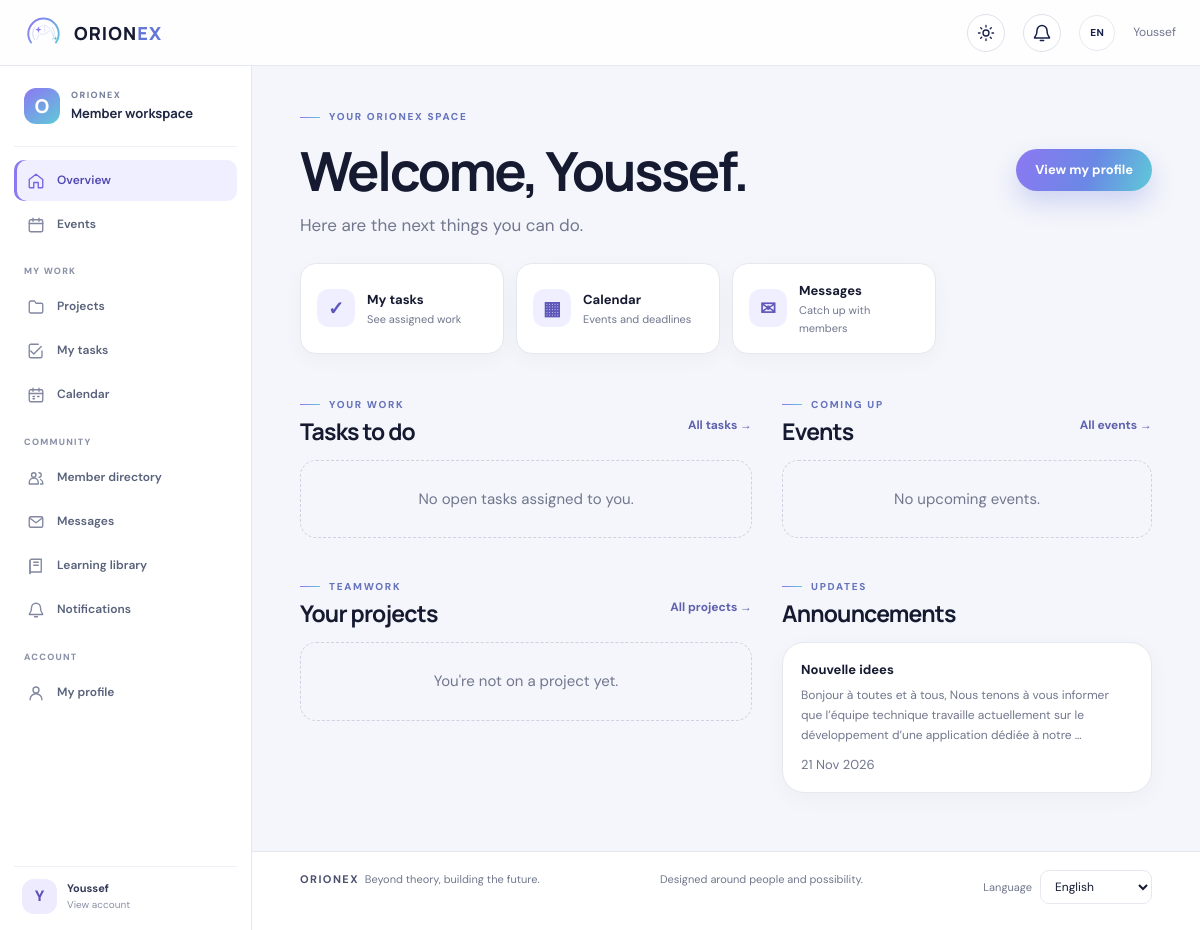
The page /home/ (signed in) on the database its author committed.
### core/models.py (models this page shows, shortened)
class Announcement(models.Model):
    title = models.CharField(max_length=200)
    message = models.TextField()
    event = models.ForeignKey(Event, on_delete=models.SET_NULL, null=True, blank=True)
    created_at = models.DateTimeField(auto_now_add=True)
    published = models.BooleanField(default=True)
    class Meta:
        ordering = ["-created_at"]

### core/views.py (the view)
# urls.py: path('home/', views.home),
@login_required
def home(request):
    upcoming = Event.objects.filter(date__gte=timezone.now()).order_by("date")[:4]
    announcements = Announcement.objects.filter(published=True).select_related("event")[:20]
    unread = Message.objects.filter(recipient=request.user, is_read=False).count()
    member = Member.objects.filter(user=request.user).first()
    my_tasks = Task.objects.filter(assignees=member, status__in=["todo", "active"]).select_related("project").order_by("due_date", "priority")[:5] if member else Task.objects.none()
    my_projects = Project.objects.filter(Q(members=member) | Q(leader=member)).distinct().order_by("status", "due_date")[:4] if member else Project.objects.none()
    is_manager = _can_manage_projects(request.user)
    admin_summary = {}
    if is_manager:
        admin_summary["upcoming_events"] = Event.objects.filter(date__gte=timezone.now()).count()
    if has_capability(request.user, "can_manage_guests"):
        admin_summary["pending_guests"] = Guest.objects.filter(status="pending").count()
    if has_capability(request.user, "can_manage_members"):
        admin_summary["pending_applications"] = JoinApplication.objects.filter(status="pending").count()
    if has_capability(request.user, "can_manage_announcements"):
        admin_summary["announcement_link"] = "/announcements/"
    return render(
        request,
        "core/home.html",
        {"upcoming": upcoming, "announcements": announcements, "unread": unread, "member": member, "my_tasks": my_tasks, "my_projects": my_projects, "dashboard_admin": bool(admin_summary), "admin_summary": admin_summary},
    )

### core/context_processors.py (called while the page is built)
def member_capabilities(request):
    unread_notifications = Notification.objects.filter(
        recipient=request.user, read_at__isnull=True
    ).count() if request.user.is_authenticated else 0
    unread_messages = Message.objects.filter(recipient=request.user, is_read=False).count() if request.user.is_authenticated else 0
    return {
        "capabilities": {
            capability: has_capability(request.user, capability)
            for capability in CAPABILITIES
        },
        "notification_unread": unread_notifications,
        "unread": unread_messages,
    }

### core/permissions.py (called while the page is built)
def has_capability(user, capability):
    if not user.is_authenticated:
        return False
    if user.is_superuser:
        return True
    try:
        member = user.member
    except user._meta.model.member.RelatedObjectDoesNotExist:
        member = None
    return bool(member and getattr(member, capability, False))

### core/views.py (called while the page is built)
def _can_manage_projects(user):
    return has_capability(user, "can_manage_members") or has_capability(user, "can_manage_events")

### core/templates/core/home.html (shortened to what this page needs)
{% extends 'core/base.html' %}
{% block body %}
<main class="page dashboard-page">
  <section class="dashboard-welcome">
    <div><span class="eyebrow">Your Orionex space</span><h1>Welcome, {{ user.first_name|default:user.username }}.</h1><p class="lede">Here are the next things you can do.</p></div>
    <a class="button button-glow" href="/profile/">View my profile</a>
  </section>
  <section class="dashboard-quicklinks" aria-label="Quick links">
    {% if capabilities.can_access_projects %}<a class="quicklink-card" href="/tasks/"><span class="quicklink-icon">✓</span><span><b>My tasks</b><small>See assigned work</small></span></a>{% endif %}
    {% if capabilities.can_access_calendar %}<a class="quicklink-card" href="/calendar/"><span class="quicklink-icon">▦</span><span><b>Calendar</b><small>Events and deadlines</small></span></a>{% endif %}
    {% if capabilities.can_access_messages %}<a class="quicklink-card" href="/messages/"><span class="quicklink-icon">✉</span><span><b>Messages</b><small>{% if unread %}{{ unread }} unread{% else %}Catch up with members{% endif %}</small></span></a>{% endif %}
  </section>
  <div class="dashboard-columns">
    {% if capabilities.can_access_projects %}<section>
      <div class="dashboard-section-heading"><div><span class="eyebrow">Your work</span><h2>Tasks to do</h2></div><a class="text-link" href="/tasks/">All tasks →</a></div>
      <div class="stack">
        {% for task in my_tasks %}<a class="card dashboard-list-card" href="/projects/{{ task.project_id }}/"><div><b>{{ task.title }}</b><span class="meta">{{ task.project.title }}{% if task.due_date %} · Due {{ task.due_date|date:'d M' }}{% endif %}</span></div><span class="badge">{{ task.get_status_display }}</span></a>
        {% empty %}<div class="empty">No open tasks assigned to you.</div>{% endfor %}
      </div>
      <div class="dashboard-section-heading dashboard-subheading"><div><span class="eyebrow">Teamwork</span><h2>Your projects</h2></div><a class="text-link" href="/projects/">All projects →</a></div>
      <div class="stack">
        {% for project in my_projects %}<a class="card dashboard-list-card" href="/projects/{{ project.id }}/"><div><b>{{ project.title }}</b><span class="meta">{{ project.tasks.count }} tasks{% if project.due_date %} · Due {{ project.due_date|date:'d M Y' }}{% endif %}</span></div><span class="badge">{{ project.get_status_display }}</span></a>
        {% empty %}<div class="empty">You're not on a project yet.</div>{% endfor %}
      </div>
    </section>{% endif %}
    <section>
      {% if capabilities.can_access_events %}
      <div class="dashboard-section-heading"><div><span class="eyebrow">Coming up</span><h2>Events</h2></div><a class="text-link" href="/activities/">All events →</a></div>
      <div class="stack">
        {% for event in upcoming %}<a class="card dashboard-list-card dashboard-event-card" href="/events/{{ event.id }}/"><div class="dashboard-event-date">{{ event.date|date:'D' }}<b>{{ event.date|date:'d' }}</b></div><div><b>{{ event.title }}</b><span class="meta">{{ event.date|date:'M Y · H:i' }}{% if event.place %} · {{ event.place }}{% endif %}</span></div></a>
        {% empty %}<div class="empty">No upcoming events.</div>{% endfor %}
      </div>
      {% endif %}
      <div class="dashboard-section-heading dashboard-subheading"><div><span class="eyebrow">Updates</span><h2>Announcements</h2></div></div>
      <div class="stack">
        {% for item in announcements|slice:':3' %}<article class="card dashboard-announcement"><b>{{ item.title }}</b><p>{{ item.message|truncatewords:24 }}</p><span class="meta">{{ item.created_at|date:'d M Y' }}</span></article>
        {% empty %}<div class="empty">No new announcements.</div>{% endfor %}
      </div>
    </section>
  </div>
</main>
{% endblock %}

### core/templates/core/base.html (shortened to what this page needs)
{% load static %}
<!doctype html>
<html lang="en">
<head>
  <link rel="stylesheet" href="{% static 'core/site.css' %}?v=member-workspace-2">
</head>
<body{% if user.is_authenticated %} class="workspace-app"{% endif %}>
  <header class="site-header{% if user.is_authenticated %} workspace-topbar{% endif %}">
    <div class="nav-wrap">
      <a class="brand" href="{% if user.is_authenticated %}/home/{% else %}/{% endif %}">
        <img src="{% static 'core/orionex-mark.svg' %}" alt="">
        <span>ORION<span style="color:#6176d6">EX</span></span>
      </a>
      <button type="button" class="theme-toggle" aria-label="Switch to dark mode" title="Switch to dark mode">
        <svg class="icon-sun" viewBox="0 0 24 24" aria-hidden="true"><circle cx="12" cy="12" r="4"></circle><path d="M12 2v2m0 16v2M4.93 4.93l1.42 1.42m11.3 11.3 1.42 1.42M2 12h2m16 0h2M4.93 19.07l1.42-1.42m11.3-11.3 1.42-1.42"></path></svg>
      </button>
      {% if user.is_authenticated and capabilities.can_access_notifications %}<a class="notification-nav-button" href="/notifications/" aria-label="Notifications" title="Notifications"><svg viewBox="0 0 24 24" aria-hidden="true"><path d="M18 9a6 6 0 0 0-12 0c0 7-3 7-3 9h18c0-2-3-2-3-9M10 21h4"/></svg></a>{% endif %}
      <button type="button" class="language-quick-toggle" aria-label="Switch language" title="Switch language">EN</button>
      {% if user.is_authenticated %}<span class="nav-user">{{ user.first_name|default:user.username }}</span>{% endif %}
    </div>
  </header>
  {% if user.is_authenticated %}
  <aside class="workspace-sidebar" id="workspace-sidebar" aria-label="Workspace navigation">
    <div class="workspace-sidebar-heading"><span class="workspace-mark">O</span><div><small>ORIONEX</small><strong>Member workspace</strong></div></div>
    <nav class="workspace-nav">
      <a class="{% if request.path == '/home/' %}active{% endif %}" href="/home/"><span class="workspace-nav-icon"><svg viewBox="0 0 24 24" aria-hidden="true"><path d="m3 10 9-7 9 7v10a1 1 0 0 1-1 1h-5v-7H9v7H4a1 1 0 0 1-1-1z"/></svg></span>Overview</a>
      <a class="{% if request.path == '/activities/' or '/events/' in request.path %}active{% endif %}" href="/activities/"><span class="workspace-nav-icon"><svg viewBox="0 0 24 24" aria-hidden="true"><rect x="3" y="5" width="18" height="16" rx="2"/><path d="M16 3v4M8 3v4M3 10h18"/></svg></span>Events</a>
      {% if capabilities.can_access_projects or capabilities.can_access_calendar %}<span class="workspace-nav-label">MY WORK</span>{% if capabilities.can_access_projects %}<a class="{% if '/projects/' in request.path %}active{% endif %}" href="/projects/"><span class="workspace-nav-icon"><svg viewBox="0 0 24 24" aria-hidden="true"><path d="M3 6a2 2 0 0 1 2-2h5l2 3h7a2 2 0 0 1 2 2v9a2 2 0 0 1-2 2H5a2 2 0 0 1-2-2z"/></svg></span>Projects</a><a class="{% if request.path == '/tasks/' %}active{% endif %}" href="/tasks/"><span class="workspace-nav-icon"><svg viewBox="0 0 24 24" aria-hidden="true"><path d="m5 12 4 4L19 6"/><path d="M20 12v7a2 2 0 0 1-2 2H5a2 2 0 0 1-2-2V5a2 2 0 0 1 2-2h10"/></svg></span>My tasks</a>{% endif %}{% if capabilities.can_access_calendar %}<a class="{% if request.path == '/calendar/' %}active{% endif %}" href="/calendar/"><span class="workspace-nav-icon"><svg viewBox="0 0 24 24" aria-hidden="true"><rect x="3" y="5" width="18" height="16" rx="2"/><path d="M16 3v4M8 3v4M3 10h18M8 14h2m4 0h2m-8 3h2"/></svg></span>Calendar</a>{% endif %}{% endif %}
      {% if capabilities.can_access_directory or capabilities.can_access_messages or capabilities.can_access_resources or capabilities.can_access_notifications %}<span class="workspace-nav-label">COMMUNITY</span>{% if capabilities.can_access_directory %}<a class="{% if request.path == '/directory/' %}active{% endif %}" href="/directory/"><span class="workspace-nav-icon"><svg viewBox="0 0 24 24" aria-hidden="true"><circle cx="9" cy="8" r="3"/><path d="M3 20v-2a6 6 0 0 1 12 0v2zM16 5a3 3 0 0 1 0 6m2 3a5 5 0 0 1 3 4v2h-3"/></svg></span>Member directory</a>{% endif %}{% if capabilities.can_access_messages %}<a class="{% if '/messages/' in request.path %}active{% endif %}" href="/messages/"><span class="workspace-nav-icon"><svg viewBox="0 0 24 24" aria-hidden="true"><rect x="3" y="5" width="18" height="14" rx="2"/><path d="m4 7 8 6 8-6"/></svg></span>Messages{% if unread %}<span class="workspace-nav-badge">{{ unread }}</span>{% endif %}</a>{% endif %}{% if capabilities.can_access_resources %}<a class="{% if request.path == '/resources/' %}active{% endif %}" href="/resources/"><span class="workspace-nav-icon"><svg viewBox="0 0 24 24" aria-hidden="true"><path d="M4 5a2 2 0 0 1 2-2h13v17H6a2 2 0 0 0-2 2z"/><path d="M4 5v17m5-15h6m-6 4h6"/></svg></span>Learning library</a>{% endif %}{% if capabilities.can_access_notifications %}<a class="{% if request.path == '/notifications/' %}active{% endif %}" href="/notifications/"><span class="workspace-nav-icon"><svg viewBox="0 0 24 24" aria-hidden="true"><path d="M18 9a6 6 0 0 0-12 0c0 7-3 7-3 9h18c0-2-3-2-3-9M10 21h4"/></svg></span>Notifications{% if notification_unread %}<span class="workspace-nav-badge">{{ notification_unread }}</span>{% endif %}</a>{% endif %}{% endif %}
      <span class="workspace-nav-label">ACCOUNT</span><a class="{% if request.path == '/profile/' %}active{% endif %}" href="/profile/"><span class="workspace-nav-icon"><svg viewBox="0 0 24 24" aria-hidden="true"><circle cx="12" cy="8" r="4"/><path d="M4 21a8 8 0 0 1 16 0"/></svg></span>My profile</a>
    </nav>
    <a class="workspace-sidebar-account" href="/profile/"><span class="workspace-avatar">{{ user.first_name|default:user.username|slice:':1'|upper }}</span><span><b>{{ user.first_name|default:user.username }}</b><small>View account</small></span></a>
  </aside>
  <div class="workspace-main">
  {% endif %}
  {% block body %}{% endblock %}
  <footer class="footer">
    <span><b>ORIONEX</b> &nbsp;Beyond theory, building the future.</span>
    <span>Designed around people and possibility.</span>
    <label class="language-picker" for="site-language"><span>Language</span><select id="site-language" aria-label="Language"><option value="en">English</option><option value="fr">Français</option></select></label>
  </footer>
  {% if user.is_authenticated %}</div>{% endif %}
</body>
</html>

### rows shown on the page
Announcement: title "Nouvelle idees", message "Bonjour à toutes et à tous, Nous tenons à vous informer que l’équipe technique travaille actuellement sur le développement d’une application dédiée à notre …", created_at "21 Nov 2026"

### other values the page prints
{{ user.first_name|default:user.username }} "Youssef"
{{ user.first_name|default:user.username|slice:':1'|upper }} "Y"
